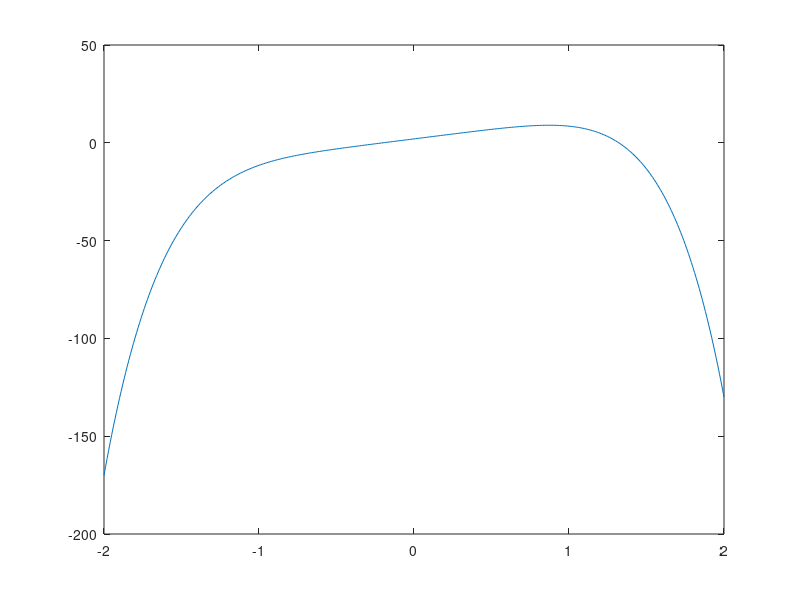

Recreate this plot in MATLAB. (Note: this script raises an error after producing the figure.)
close all
clear all
format long

eps = 1e-6
f = @(x,c) -2.*x.^6-1.5.*x.^4+10.*x+2+c
%f_b = @(x) -2.*x.^6-1.5.*x.^4+10.*x+2
x0 = 5;
c = 0;
iter = 30
error_std = 0.00
c_iter = 0
x= -2:0.01:2;
plot(x,f(x,0))
hold on
root0 = 0;
root1 = 0;
root = [];
while(1)
    x0 = 1;
    root0 = newton(f,x0,c,iter,error_std);
    break
    x0 = -1;
    root1 = newton(f,x0,c,iter,error_std);
    m1 = (f(root0+eps,0)-f(root0,0))/eps
    m2 = (f(root1+eps,0)-f(root1,0))/eps
    if(m1 >= 0 && m2 <= 0)
       max_range = root
       break
    end
    if(m1 > 0)
       root0 = root(1) 
    end
    if(m2 < 0 )
       root1 = root(2) 
    end
    root = [];
    root = [root,root0,root1];
    f_root = f(root,0);
    plot(root(1),f_root(1),'ro')
    hold on
    plot(root(2),f_root(2),'bx')
    c = c - 0.005;
    c_iter = c_iter + 1
end
xlabel('x')
ylabel('f(x)')
figure(2)
x= max_range(2)-0.01:0.0001:max_range(1)+0.01;
plot(x,f(x,0))
hold on
plot(max_range(2),f(max_range(2),0),'bx')
hold on
plot(max_range(1),f(max_range(1),0),'ro')
xlabel('x')
ylabel('f(x)')

%[x_min,x_max]=brute(f_b,0.87,0.89,0.0000001)
